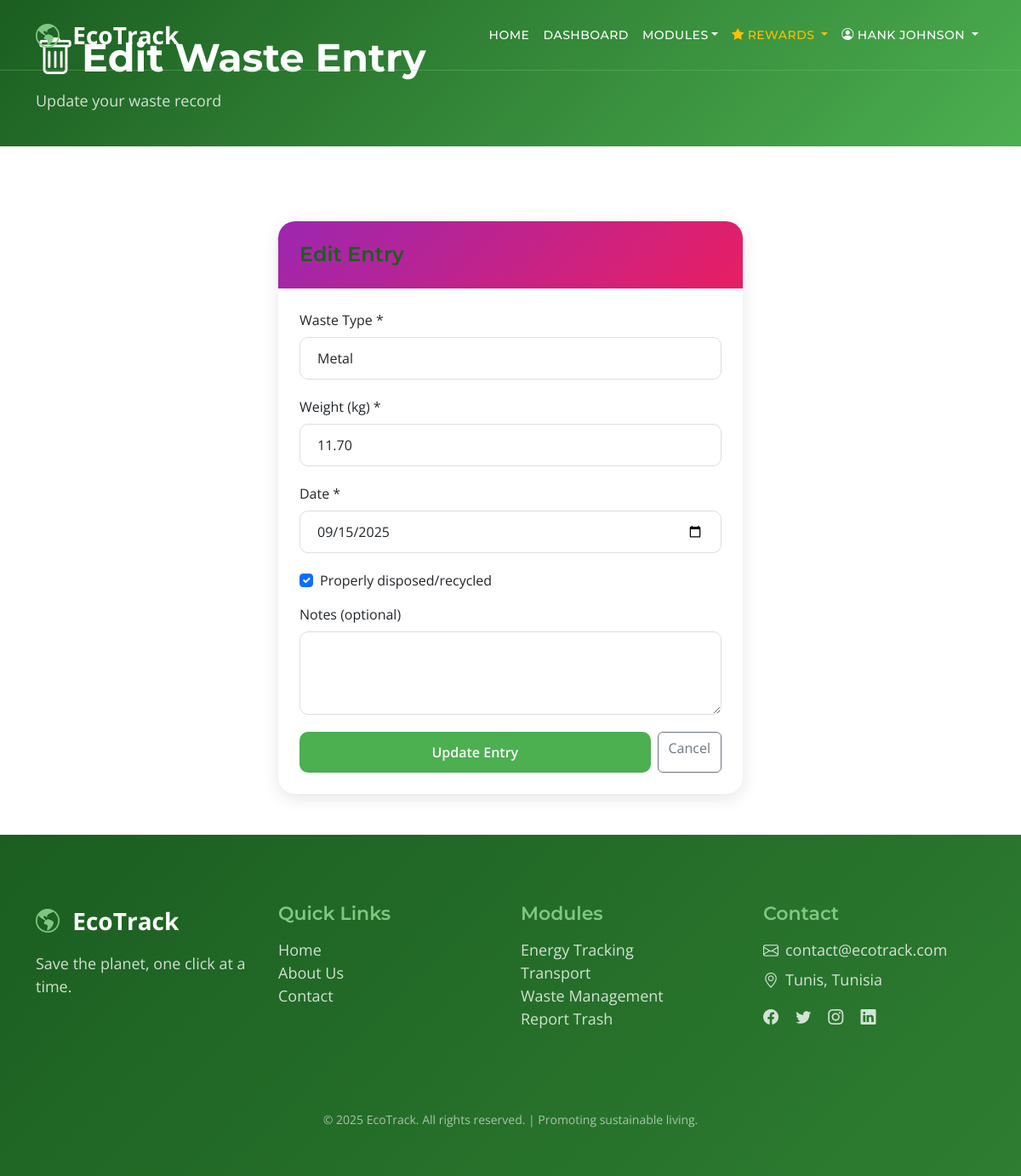
Screenshot of /modules/waste/edit.php?id=102 (signed in) with the database file from the repository.
### tables this page shows
CREATE TABLE IF NOT EXISTS waste_entries (
    id INT AUTO_INCREMENT PRIMARY KEY,
    user_id INT,
    waste_type_id INT,
    weight_kg DECIMAL(10,2) NOT NULL,
    properly_disposed BOOLEAN DEFAULT TRUE,
    date DATE NOT NULL,
    notes TEXT,
    created_at TIMESTAMP DEFAULT CURRENT_TIMESTAMP,
    FOREIGN KEY (user_id) REFERENCES users(id) ON DELETE CASCADE,
    FOREIGN KEY (waste_type_id) REFERENCES waste_types(id)
);

CREATE TABLE IF NOT EXISTS waste_types (
    id INT AUTO_INCREMENT PRIMARY KEY,
    name VARCHAR(100) NOT NULL,
    recyclable BOOLEAN DEFAULT FALSE,
    impact_score DECIMAL(5,2) NOT NULL
);

### modules/waste/edit.php (the view, shortened to what this page needs)
<?php
require_once '../../includes/config.php';
$userId = $_SESSION['user_id'];
$entryId = (int)($_GET['id'] ?? 0);
$stmt = $pdo->prepare("SELECT * FROM waste_entries WHERE id = ? AND user_id = ?");
$stmt->execute([$entryId, $userId]);
$entry = $stmt->fetch();
$wasteTypes = $pdo->query("SELECT * FROM waste_types ORDER BY name")->fetchAll();
include '../../includes/header.php';
?>
<div class="dashboard-header">
    <div class="container">
        <h2><i class="bi-trash me-2"></i>Edit Waste Entry</h2>
        <p>Update your waste record</p>
    </div>
</div>
<section class="py-5">
    <div class="container">
        <div class="row justify-content-center">
            <div class="col-lg-6 col-md-8">
                <div class="module-card">
                    <div class="module-card-header waste">
                        <h5 class="mb-0">Edit Entry</h5>
                    </div>
                    <div class="module-card-body">
                        <form method="POST" class="custom-form">
                            <div class="mb-3">
                                <label class="form-label">Waste Type *</label>
                                <select name="waste_type_id" class="form-control" required>
                                    <?php foreach ($wasteTypes as $type): ?>
                                    <option value="<?php echo $type['id']; ?>" <?php echo $type['id'] == $entry['waste_type_id'] ? 'selected' : ''; ?>><?php echo htmlspecialchars($type['name']); ?></option>
                                    <?php endforeach; ?>
                                </select>
                            </div>
                            <div class="mb-3">
                                <label class="form-label">Weight (kg) *</label>
                                <input type="number" name="weight_kg" class="form-control" step="0.1" min="0" required value="<?php echo $entry['weight_kg']; ?>">
                            </div>
                            <div class="mb-3">
                                <label class="form-label">Date *</label>
                                <input type="date" name="date" class="form-control" required value="<?php echo $entry['date']; ?>">
                            </div>
                            <div class="mb-3 form-check">
                                <input type="checkbox" name="properly_disposed" class="form-check-input" id="properlyDisposed" <?php echo $entry['properly_disposed'] ? 'checked' : ''; ?>>
                                <label class="form-check-label" for="properlyDisposed">Properly disposed/recycled</label>
                            </div>
                            <div class="mb-3">
                                <label class="form-label">Notes (optional)</label>
                                <textarea name="notes" class="form-control" rows="3"><?php echo htmlspecialchars($entry['notes'] ?? ''); ?></textarea>
                            </div>
                            <div class="d-flex gap-2">
                                <button type="submit" class="custom-btn">Update Entry</button>
                                <a href="index.php" class="btn btn-outline-secondary">Cancel</a>
                            </div>
                        </form>
                    </div>
                </div>
            </div>
        </div>
    </div>
</section>
<?php include '../../includes/footer.php'; ?>

### css/style.css (style rules this page uses)
:root { --white-color: #ffffff; --primary-color: #2e7d32; --secondary-color: #81c784; --section-bg-color: #e8f5e9; --custom-btn-bg-color: #4caf50; --custom-btn-bg-hover-color: #2e7d32; --dark-color: #1b5e20; --p-color: #5d6368; --border-color: #a5d6a7; --link-hover-color: #1b5e20; --success-color: #4caf50; --warning-color: #ff9800; --danger-color: #f44336; --info-color: #2196f3; --body-font-family: 'Open Sans', sans-serif; --title-font-family: 'Montserrat', sans-serif; --h1-font-size: 58px; --h2-font-size: 46px; --h3-font-size: 32px; --h4-font-size: 28px; --h5-font-size: 24px; --h6-font-size: 22px; --p-font-size: 18px; --menu-font-size: 14px; --btn-font-size: 16px; --copyright-font-size: 14px; --border-radius-large: 100px; --border-radius-medium: 20px; --border-radius-small: 10px; --font-weight-normal: 400; --font-weight-medium: 500; --font-weight-semibold: 600; --font-weight-bold: 700; }
body { background-color: var(--white-color); font-family: var(--body-font-family); }
h2, h3, h4, h5, h6 { color: var(--dark-color); }
h1, h2, h3, h4, h5, h6 { font-family: var(--title-font-family); font-weight: var(--font-weight-semibold); }
h2 { font-size: var(--h2-font-size); font-weight: var(--font-weight-bold); }
h5 { font-size: var(--h5-font-size); }
p { color: var(--p-color); font-size: var(--p-font-size); font-weight: var(--font-weight-normal); }
a, button { touch-action: manipulation; transition: all 0.3s; }
a { display: inline-block; color: var(--primary-color); text-decoration: none; }
.custom-btn { background: var(--custom-btn-bg-color); border: 2px solid transparent; border-radius: var(--border-radius-large); color: var(--white-color); font-size: var(--btn-font-size); font-weight: var(--font-weight-semibold); padding: 12px 30px; transition: all 0.3s; }
.custom-form .form-control { border-radius: var(--border-radius-small); padding: 12px 20px; margin-bottom: 20px; border: 1px solid #ddd; }
.custom-form button[type="submit"] { background: var(--custom-btn-bg-color); border: none; border-radius: var(--border-radius-small); color: var(--white-color); font-size: var(--btn-font-size); font-weight: var(--font-weight-semibold); padding: 12px 30px; width: 100%; }
.module-card { background: var(--white-color); border-radius: var(--border-radius-medium); overflow: hidden; box-shadow: 0 5px 20px rgba(0,0,0,0.1); transition: all 0.3s; height: 100%; }
.module-card-header { padding: 25px; color: var(--white-color); }
.module-card-header.waste { background: linear-gradient(135deg, #9c27b0, #e91e63); }
.module-card-body { padding: 25px; }
.dashboard-header { background: linear-gradient(135deg, #1b5e20 0%, #4caf50 100%); padding: 40px 0; margin-bottom: 40px; }
.dashboard-header h2 { color: var(--white-color); margin-bottom: 10px; }
.dashboard-header p { color: rgba(255,255,255,0.8); margin-bottom: 0; }

### rows the page displays
waste_entries: waste_type_id "Metal", weight_kg "11.70", date "09/15/2025", properly_disposed "☑"

### other values shown
$_SESSION['user_name'] "HANK JOHNSON"
SITE_SLOGAN "Save the planet, one click at a time."
